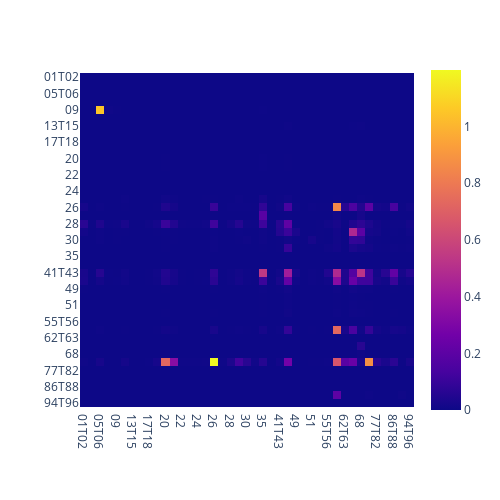

This figure's notebook cell:
### Code cell
oecd_agg = pd.DataFrame(oecd_recipe.sum(axis = 0))
oecd_agg.columns = list(oecd_bea.keys())
oecd_agg.index = list(oecd_bea.keys())   
px.imshow(oecd_agg, width=500, height=500)

### Figure 1 — Plotly figure (JSON) as saved in the notebook; plotly's stock layout.template omitted (floating-point values rounded to 4 significant figures; data arrays with more than 128 entries replaced by an {"elided": "..."} marker saying what was removed)
{"data": [{"coloraxis": "coloraxis", "hovertemplate": "x: %{x}<br>y: %{y}<br>color: %{z}<extra></extra>", "name": "0", "type": "heatmap", "x": ["01T02", "03", "05T06", "07T08", "09", "10T12", "13T15", "16", "17T18", "19", "20", "21", "22", "23", "24", "25", "26", "27", "28", "29", "30", "31T33", "35", "36T39", "41T43", "45T47", "49", "50", "51", "52", "55T56", "58T60", "62T63", "64T66", "68", "69T75", "77T82", "85", "86T88", "90T93", "94T96"], "xaxis": "x", "y": ["01T02", "03", "05T06", "07T08", "09", "10T12", "13T15", "16", "17T18", "19", "20", "21", "22", "23", "24", "25", "26", "27", "28", "29", "30", "31T33", "35", "36T39", "41T43", "45T47", "49", "50", "51", "52", "55T56", "58T60", "62T63", "64T66", "68", "69T75", "77T82", "85", "86T88", "90T93", "94T96"], "yaxis": "y", "z": {"elided": "41x41 float values"}}], "layout": {"coloraxis": {"colorscale": [[0, "#0d0887"], [0.1111, "#46039f"], [0.2222, "#7201a8"], [0.3333, "#9c179e"], [0.4444, "#bd3786"], [0.5556, "#d8576b"], [0.6667, "#ed7953"], [0.7778, "#fb9f3a"], [0.8889, "#fdca26"], [1, "#f0f921"]]}, "height": 500, "margin": {"t": 60}, "width": 500, "xaxis": {"anchor": "y", "constrain": "domain", "domain": [0, 1], "scaleanchor": "y"}, "yaxis": {"anchor": "x", "autorange": "reversed", "constrain": "domain", "domain": [0, 1]}}}
